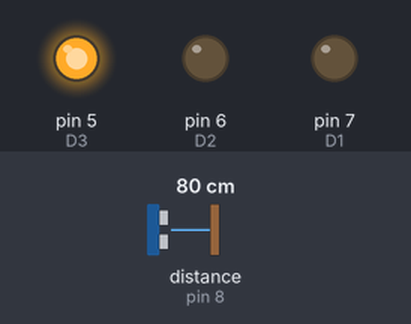
A sketch run on a simulated Arduino Uno, built with avr-gcc and run on an emulated ATmega328P. On the bench: output pins drawn as LEDs (lit = HIGH). Wiring (inferred from the names in the program): ultrasonic range finder: trigger pin 9; echo pin 8. Dashed ring = blinking. The inputs (shaded band) are chosen by the test bench; at power-on: distance to the obstacle (sensor on pin 8) 80 cm. The echo pulse lasts 58.3 µs per cm; pins used as bus, display or sensor lines are not drawn.

Above: at 1.2 s.
1.3 s: distance to the obstacle (sensor on pin 8) set to 87 cm
At 2.5 s:
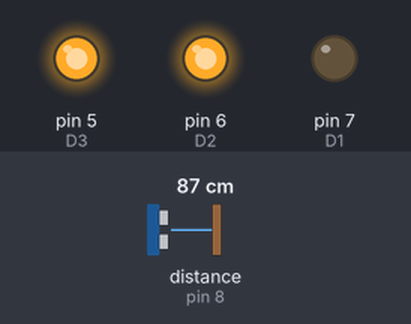
2.8 s: distance to the obstacle (sensor on pin 8) set to 120 cm
4.3 s: distance to the obstacle (sensor on pin 8) set to 128 cm
At 5.1 s:
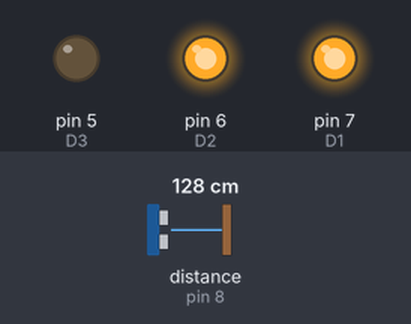
5.8 s: distance to the obstacle (sensor on pin 8) set to 158 cm
7.3 s: distance to the obstacle (sensor on pin 8) set to 168 cm
At 7.7 s:
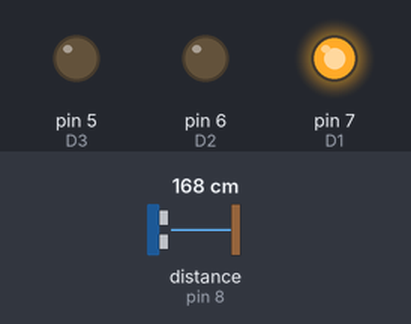
8.8 s: distance to the obstacle (sensor on pin 8) set to 203 cm
At 9.9 s:
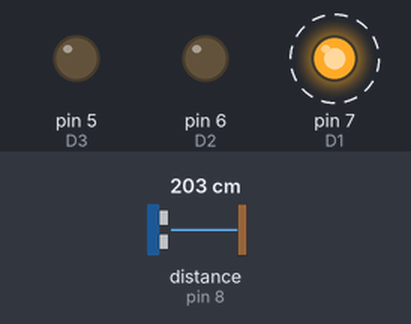
Timing chart, 0 to 12.8 s (numbered marks = the images above; inputs shaded):
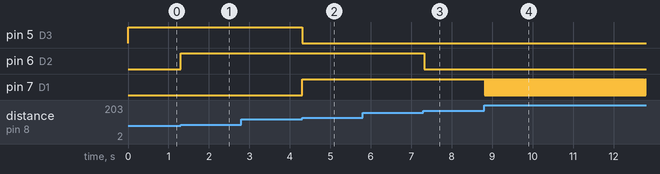

Measured:
- the behaviour switches between 82 and 83 cm on distance to the obstacle (sensor on pin 8) (found by bisection; images 0 and 1)
- the behaviour switches between 122 and 123 cm on distance to the obstacle (sensor on pin 8) (found by bisection; images 1 and 2)
- the behaviour switches between 162 and 163 cm on distance to the obstacle (sensor on pin 8) (found by bisection; images 2 and 3)
- after the input at 1.3 s, pin 6 (D2): LOW → HIGH at once
- after the input at 2.8 s, every drawn part: stays the same
- after the input at 4.3 s, pin 5 (D3): HIGH → LOW at once; pin 7 (D1): LOW → HIGH at once
- after the input at 5.8 s, every drawn part: stays the same
- after the input at 7.3 s, pin 6 (D2): HIGH → LOW at once
- after the input at 8.8 s, pin 7 (D1): alternates HIGH for 0.01 s and LOW for 0.01 s, starting at once

The sketch:

Highway.ino
```cpp
#define trigger 9
#define echo 8
#define D1 7
#define D2 6
#define D3 5
#define D4 4
#define D5 3
int duration;
int distance;

void setup() {
  pinMode(trigger, OUTPUT);
  pinMode(echo, INPUT);
  pinMode(D1, OUTPUT);
  pinMode(D2, OUTPUT);
  pinMode(D3, OUTPUT);
  pinMode(D4, OUTPUT);
  pinMode(D5, OUTPUT);
}
void loop() {

  digitalWrite(trigger, LOW);
  delayMicroseconds(5);
  digitalWrite(trigger, HIGH);
  delayMicroseconds(10);
  digitalWrite(trigger, LOW);

  duration = pulseIn(echo, HIGH);
  distance = duration * 0.034 / 2;

  if (distance > 200){
    digitalWrite(D1, LOW);
    digitalWrite(D2, LOW);
    digitalWrite(D3, LOW);
    digitalWrite(D4, LOW);
    digitalWrite(D5, LOW);
  }
  if (distance <= 40){
    digitalWrite(D1, LOW);
    digitalWrite(D2, LOW);
    digitalWrite(D3, LOW);
    digitalWrite(D4, HIGH);
    digitalWrite(D5, HIGH);
  }
  if (distance > 40 && distance <= 80){
    digitalWrite(D1, LOW);
    digitalWrite(D2, LOW);
    digitalWrite(D3, HIGH);
    digitalWrite(D4, HIGH);
    digitalWrite(D5, LOW);
  }
  if (distance > 80 && distance <= 120){
    digitalWrite(D1, LOW);
    digitalWrite(D2, HIGH);
    digitalWrite(D3, HIGH);
    digitalWrite(D4, LOW);
    digitalWrite(D5, LOW);
  }
  if (distance > 120 && distance <= 160){
    digitalWrite(D1, HIGH);
    digitalWrite(D2, HIGH);
    digitalWrite(D3, LOW);
    digitalWrite(D4, LOW);
    digitalWrite(D5, LOW);
  }
  if (distance > 160 && distance <= 200){
    digitalWrite(D1, HIGH);
    digitalWrite(D2, LOW);
    digitalWrite(D3, LOW);
    digitalWrite(D4, LOW);
    digitalWrite(D5, LOW);
  }
}
```
